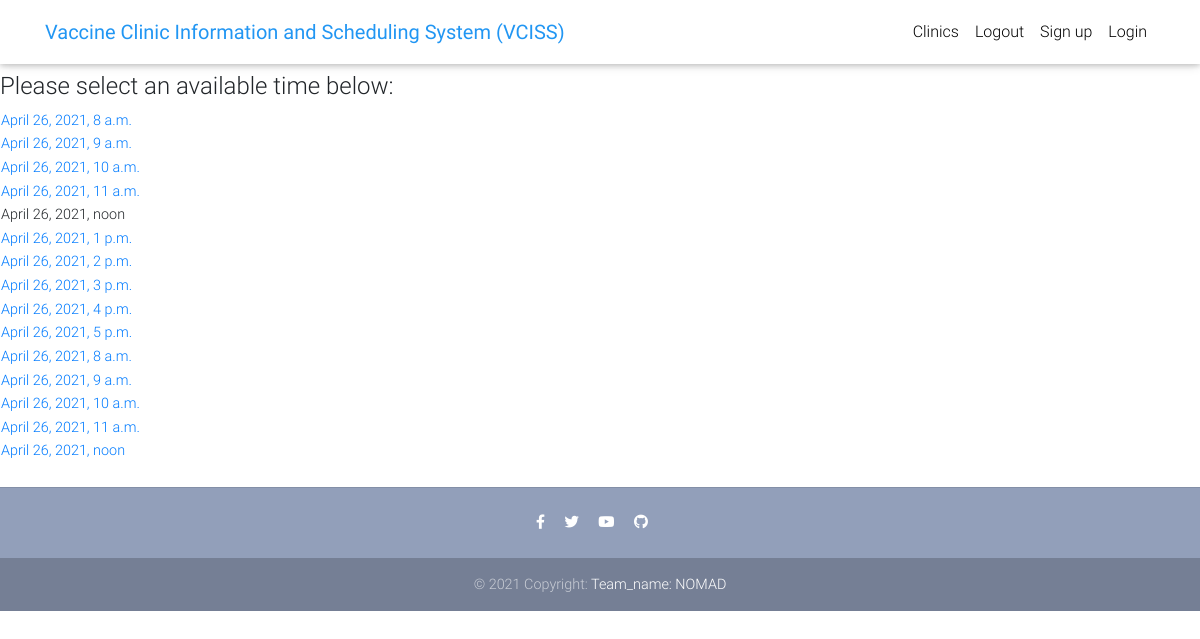
/clinics/1/schedule/, run on the app's committed database.
### clinics/models.py (models this page shows, shortened)
class ScheduleTime(models.Model):
    clinic_id = models.ForeignKey(Clinic, on_delete=models.CASCADE)
    start_time = models.DateTimeField()
    number_concurrent_appts = models.IntegerField(default=0)

### clinics/views.py (the view)
# urls.py: path('<int:clinic_id>/schedule/', views.clinic_schedule, name='clinic_schedule'),
def clinic_schedule(request, clinic_id):
    clinic = Clinic.objects.get(pk=clinic_id)
    schedule = clinic.scheduletime_set.all()
    return render(request, "clinics/schedule.html", {"schedule": schedule})

### templates/clinics/schedule.html (shortened to what this page needs)
{% extends "base.html" %}
{% block content %}
<head>
</head>
<h4> Please select an available time below: </h4>
<table style="width:100%">
    {% for appt in schedule %}
        {% if appt.number_concurrent_appts > 0 %}
        <tr>
            <td>
                <a href="{% url 'clinics:sched_appt' sched_id=appt.id %}">{{ appt.start_time }}</a>
            </td>
        </tr>
        {% else %}
        <tr>
            <td>
                {{ appt.start_time }}
            </td>
        </tr>
        {% endif %}
    {% endfor %}
</table>
{% endblock %}

### templates/base.html (shortened to what this page needs)
{% load static %}
<!DOCTYPE html>
<html lang="en">
<head>
    <link rel="stylesheet" href="https://use.fontawesome.com/releases/v5.8.1/css/all.css">
    <link href="{% static 'css/bootstrap.min.css' %}" rel="stylesheet">
    <link href="{% static 'css/mdb.min.css' %}" rel="stylesheet">
    <link href="{% static 'css/style.min.css' %}" rel="stylesheet">
</head>
{% include "navbar.html" %}
<body>
<div class="mt-5 pt-4">
</div>
{% block content %}
{% endblock content %}
{% include "footer.html" %}
</body>
</html>

### templates/navbar.html (shortened to what this page needs)
<nav class="navbar fixed-top navbar-expand-lg navbar-light white scrolling-navbar">
    <div class="container">
        <a class="navbar-brand waves-effect" href="/">
            <strong class="blue-text">Vaccine Clinic Information and Scheduling System (VCISS)</strong>
        </a>
        <div class="collapse navbar-collapse" id="navbarSupportedContent">
            <ul class="navbar-nav nav-flex-icons">
                <li class="nav-item">
                    <a class="nav-link waves-effect" href="{% url 'clinics:search' %}">
                        <span class="clearfix d-none d-sm-inline-block"> Clinics </span>
                    </a>
                </li>
                <li class="nav-item">
                    <a class="nav-link waves-effect" href="{% url 'logout' %}">
                        <span class="clearfix d-none d-sm-inline-block"> Logout </span>
                    </a>
                </li>
                <li class="nav-item">
                    <a class="nav-link waves-effect" href="{% url 'signup' %}">
                        <span class="clearfix d-none d-sm-inline-block"> Sign up </span>
                    </a>
                </li>
                <li class="nav-item">
                    <a class="nav-link waves-effect" href="{% url 'login' %}">
                        <span class="clearfix d-none d-sm-inline-block"> Login </span>
                    </a>
                </li>
            </ul>
        </div>
    </div>
</nav>

### templates/footer.html
<footer class="page-footer text-center font-small mt-4 wow fadeIn">
    <hr class="my-4">
    <div class="pb-4">
        <a href="https://www.facebook.com/CDC" target="_blank">
            <i class="fab fa-facebook-f mr-3"></i>
        </a>
        <a href="https://twitter.com/cdcgov" target="_blank">
            <i class="fab fa-twitter mr-3"></i>
        </a>
        <a href="https://www.youtube.com/channel/UCiMg06DjcUk5FRiM3g5sqoQ" target="_blank">
            <i class="fab fa-youtube mr-3"></i>
        </a>
        <a href="https://github.com/xingq1998/CIS422_group4_project1" target="_blank">
            <i class="fab fa-github mr-3"></i>
        </a>
    </div>
    <div class="footer-copyright py-3">
        © 2021 Copyright:
        <a href="https://mdbootstrap.com/education/bootstrap/" target="_blank"> Team_name: NOMAD </a>
    </div>
</footer>

### templates/scripts.html (shortened to what this page needs)
{% load static %}

### data on the page
ScheduleTime: start_time "April 26, 2021, 8 a.m."
ScheduleTime: start_time "April 26, 2021, 9 a.m."
ScheduleTime: start_time "April 26, 2021, 10 a.m."
ScheduleTime: start_time "April 26, 2021, 11 a.m."
ScheduleTime: start_time "April 26, 2021, noon"
ScheduleTime: start_time "April 26, 2021, 1 p.m."
ScheduleTime: start_time "April 26, 2021, 2 p.m."
ScheduleTime: start_time "April 26, 2021, 3 p.m."
ScheduleTime: start_time "April 26, 2021, 4 p.m."
ScheduleTime: start_time "April 26, 2021, 5 p.m."
ScheduleTime: start_time "April 26, 2021, 8 a.m."
ScheduleTime: start_time "April 26, 2021, 9 a.m."
ScheduleTime: start_time "April 26, 2021, 10 a.m."
ScheduleTime: start_time "April 26, 2021, 11 a.m."
ScheduleTime: start_time "April 26, 2021, noon"
